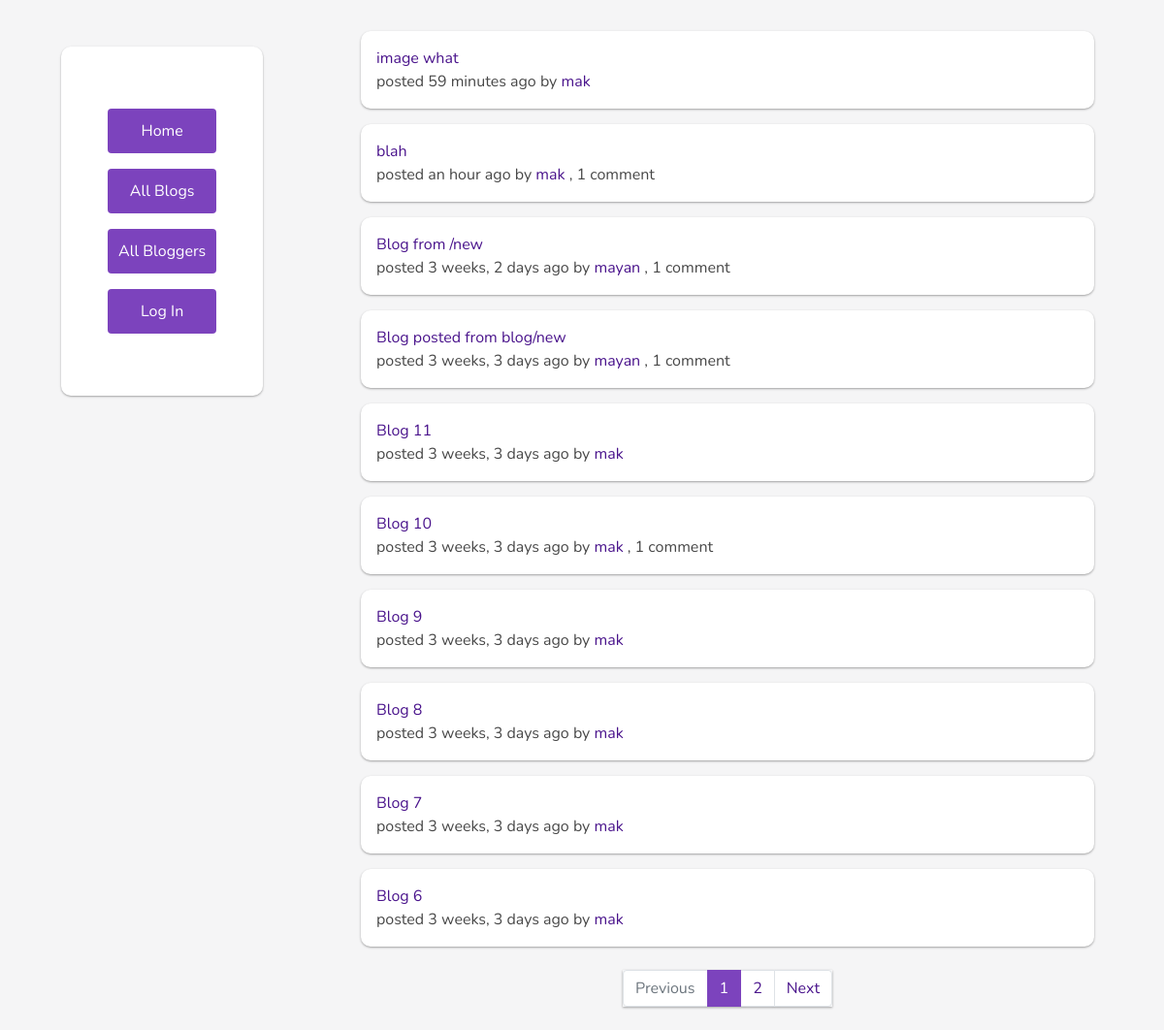
The page / on the database its author committed.
### blog/models.py (models this page shows, shortened)
class Post(models.Model) :
    title = models.CharField(max_length=100)
    content = models.TextField(max_length=2000)
    created_at = models.DateTimeField(auto_now_add=True)
    created_by = models.ForeignKey(
        settings.AUTH_USER_MODEL, related_name='posts', on_delete=models.CASCADE)
    class Meta:
        ordering = ['-created_at']

### accounts/models.py (models this page shows)
class User(AbstractUser):
    bio = models.CharField(max_length=200, null=True)
    is_blogger = models.BooleanField(default = False)

### blog/views.py (the view)
# urls.py: path('', views.HomeView.as_view(), name='home'),
class HomeView(ListView):
	model = Post
	context_object_name = 'posts'
	template_name = 'blog/posts.html'
	paginate_by = 10

### blog/templates/blog/posts.html (shortened to what this page needs)
{% extends 'blog/base.html' %}
{% load humanize %}
{% block content %}
{% if posts %}
     {% for post in posts %}
    <div class="my-3 mx-5 p-3 bg-white posts-card">
        <a href="{% url 'blog:blog' post.id %}">{{ post.title}}</a><br>
        posted {{ post.created_at|naturaltime}}
        by <a href="{% url 'blog:blogger' post.created_by %}">{{ post.created_by}}</a>
        {% if post.comments.count %},
            {% if post.comments.count == 1 %}
                {{ post.comments.count }} comment
            {% else %}
                {{ post.comments.count }} comments
            {% endif %}
        {% endif %}
        <br>
    </div>
     {% endfor %}
{% endif %}
         {% if is_paginated %}
        <nav aria-label="Topics pagination" class="my-4">
            <ul class="pagination justify-content-center">
                {% if page_obj.has_previous %}
                <li class="page-item">
                    <a class="page-link" href="?page={{ page_obj.previous_page_number }}">Previous</a>
                </li>
                {% else %}
                <li class="page-item disabled">
                    <span class="page-link">Previous</span>
                </li>
                {% endif %} {% for page_num in paginator.page_range %} {% if page_obj.number == page_num %}
                <li class="page-item active">
                    <span class="page-link">
                        {{ page_num }}
                    </span>
                </li>
                {% else %}
                <li class="page-item">
                    <a class="page-link" href="?page={{ page_num }}">{{ page_num }}</a>
                </li>
                {% endif %} {% endfor %} {% if page_obj.has_next %}
                <li class="page-item">
                    <a class="page-link" href="?page={{ page_obj.next_page_number }}">Next</a>
                </li>
                {% else %}
                <li class="page-item disabled">
                    <span class="page-link">Next</span>
                </li>
                {% endif %}
            </ul>
        </nav>
        {% endif %}
{% endblock %}

### blog/static/css/custom.css (style rules this page uses)
body { background-color: #f5f5f6; color: #484848 ; font-family: 'Nunito', sans-serif; }
a { color: #4a148c !important; }
.comment-card, .nav-card, .posts-card, .signin-form, .blogger-card, .comment-form, .post-form { border-radius: 10px; box-shadow: 0 1px 3px rgba(0,0,0,0.12), 0 1px 2px rgba(0,0,0,0.24); }
.page-item { box-shadow: 0 1px 3px rgba(0,0,0,0.12), 0 1px 2px rgba(0,0,0,0.24); }
.page-item.active .page-link { background-color: #7c43bd; border-color: #7c43bd; }

### rows shown on the page
Post: title "image what", created_at "59 minutes ago", created_by "mak"
Post: title "blah", created_at "an hour ago", created_by "mak", comments.count "1"
Post: title "Blog from /new", created_at "3 weeks, 2 days ago", created_by "mayan", comments.count "1"
Post: title "Blog posted from blog/new", created_at "3 weeks, 3 days ago", created_by "mayan", comments.count "1"
Post: title "Blog 11", created_at "3 weeks, 3 days ago", created_by "mak"
Post: title "Blog 10", created_at "3 weeks, 3 days ago", created_by "mak", comments.count "1"
Post: title "Blog 9", created_at "3 weeks, 3 days ago", created_by "mak"
Post: title "Blog 8", created_at "3 weeks, 3 days ago", created_by "mak"
Post: title "Blog 7", created_at "3 weeks, 3 days ago", created_by "mak"
Post: title "Blog 6", created_at "3 weeks, 3 days ago", created_by "mak"

### other values the page prints
{{ page_num }} "1"
{{ page_num }} "2"
